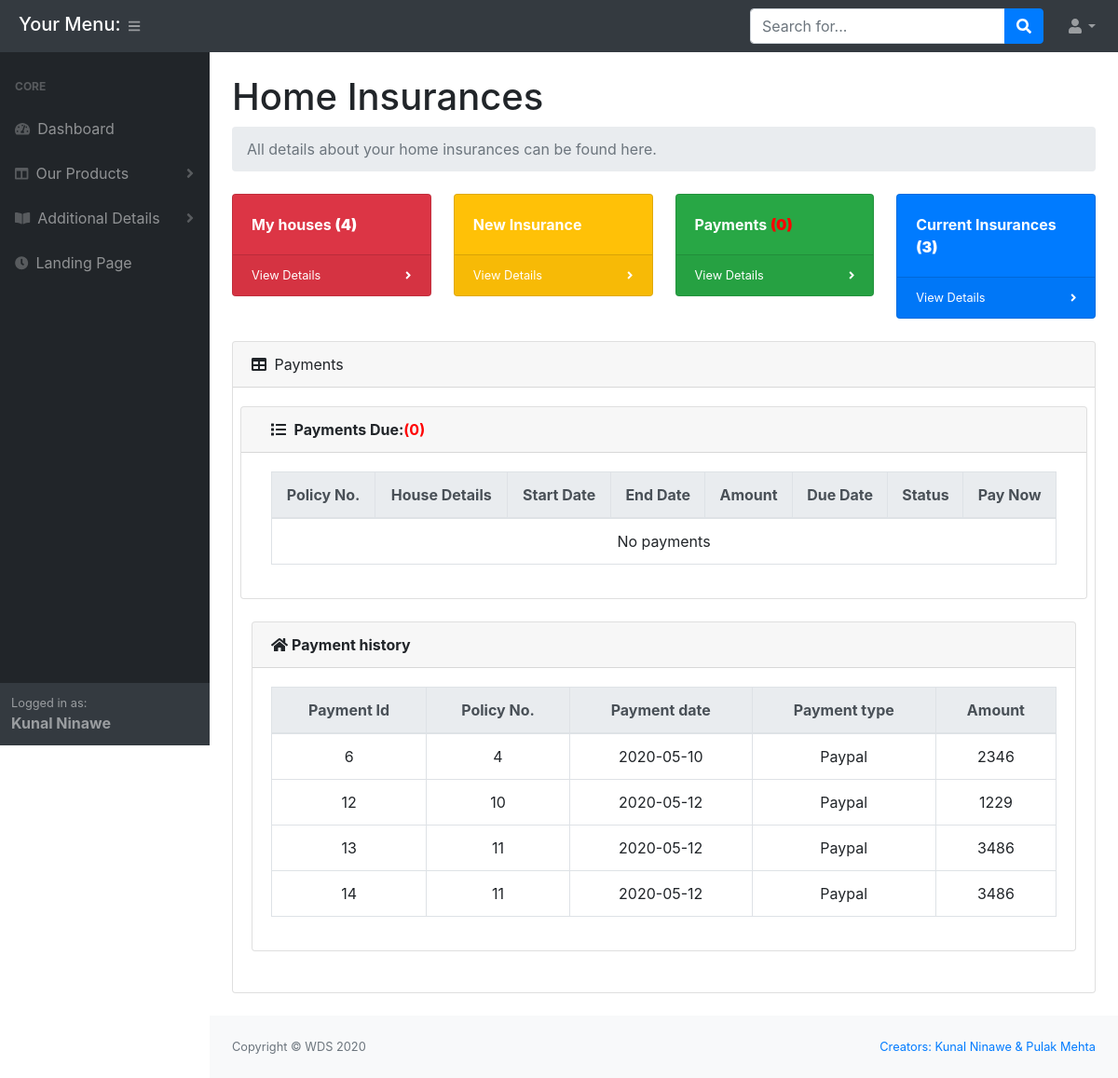
Page /customer/home_ins_payments.php (signed in) on the committed database.
### tables this page shows
CREATE TABLE IF NOT EXISTS `cust_details` (
  `cust_id` int(11) NOT NULL AUTO_INCREMENT,
  `email` varchar(50) NOT NULL,
  `first_name` varchar(30) NOT NULL,
  `middle_name` varchar(30) DEFAULT NULL,
  `last_name` varchar(30) NOT NULL,
  `password` varchar(100) NOT NULL,
  `address` varchar(150) DEFAULT NULL,
  `gender` varchar(1) DEFAULT 'M',
  `marital_status` varchar(1) NOT NULL DEFAULT 'S',
  `cust_type` varchar(1) DEFAULT NULL,
  PRIMARY KEY (`cust_id`)
);

CREATE TABLE IF NOT EXISTS `home_ins_payments` (
  `payment_id` int(11) NOT NULL AUTO_INCREMENT,
  `payment_date` date DEFAULT NULL,
  `due_date` date NOT NULL,
  `amount` bigint(20) DEFAULT NULL,
  `payment_type` varchar(6) DEFAULT 'Check',
  `hinsid` int(11) NOT NULL COMMENT 'Foreign key giving all info about the insurance',
  `status` int(1) NOT NULL DEFAULT '0' COMMENT '0 means payment not done',
  PRIMARY KEY (`payment_id`)
);

### customer/functions.php (called while the page is built, shortened)
<?php
	function showCustDetails($email){
		global $conn;
		$email = mysqli_real_escape_string($conn, $email);
		$sql = "SELECT * FROM cust_details WHERE email='$email'";
		$result = mysqli_query($conn,$sql);
		$array = mysqli_fetch_array($result);
	    if(isset($array)){
	    	return $array;
	    }
	    else{
	    	return 0;
	    }
	}
	function getCurrentMonthPaymentCount($email){
		global $conn;
		$sql = "SELECT * FROM home_ins_payments WHERE status = '0' AND hinsid IN(
			SELECT hinsid FROM home_ins WHERE cust_id=(
				SELECT cust_id FROM cust_details WHERE email='$email')
		) ORDER BY hinsid asc";
		$query = mysqli_query($conn, $sql);
		$rows = mysqli_num_rows($query);
		if($rows>0){
			return $rows;
		}
		else{
			return 0;
		}
	}
	function showPaymentHistory($email){
		global $conn;
		$sql = "SELECT * FROM home_ins_payments WHERE hinsid IN(
			SELECT hinsid FROM home_ins WHERE cust_id =(
				SELECT cust_id FROM cust_details WHERE email='$email'
			)) AND status='1'";
		$query = mysqli_query($conn, $sql);
		$rows = mysqli_num_rows($query);
		if($rows>0){
			return $query;
		}
		else{
			return false;
		}
	}

### customer/home_ins_payments.php (the view, shortened to what this page needs)
<!DOCTYPE html>
<html>
<head>
</head>
<body class="sb-nav-fixed">
	<?php
	require_once 'header.php';
	?>
	<div id="layoutSidenav_content">
		<?php
		require_once 'home_ins_header.php';
	?>
	<?php
		$paymentsThisMonth = 0;
	?>
		<div class="home_ins_content">
			<div class="card mb-4">
				<div class="card-header"><i class="fas fa-table mr-1"></i> Payments</div>
				<div class="card-body">
					<div class="row">
						<div class="col-xl-12 col-md-12">
							<div class="row">
								<div class="card mb-4 col-md-12">
									<div class="card-header row">
	 								<div class="col-md-5">
									 <i class="fas fa-list mr-1"></i> <b>Payments Due:</b><b style="color:red">(<?php echo getCurrentMonthPaymentCount($_SESSION['email']); ?>)</b>
									 </div>
								</div>
									<div class="card-body">
										<div class="table-responsive">
									 <table id="invoice_details" class="table table-bordered table-hover text-center">
									 	<thead class="thead-light">
										<tr>
											<th>Policy No.</th>
											<th>House Details</th>
											<th>Start Date</th>
											<th>End Date</th>
											<th>Amount</th>
											<th>Due Date</th>
											<th>Status</th>
											<th>Pay Now</th>
										</tr>
									</thead>
									<tbody>
							<?php
							if($paymentsThisMonth==0){
								echo "<tr>
										<td colspan='8'>No payments</td>
									  </tr>";
							}
							?>
							</tbody>
										</table>
									 </div>
									</div>
								</div>
							</div>
						</div>
						<div class="col-xl-12">
							<div class="card mb-4">
								<div class="card-header"><i class="fas fa-home mr-1"></i><b>Payment history</b> </div>
								<div class="card-body">
									<div class="table-responsive">
								 <table id="Payment" class="table table-bordered table-hover text-center">
										<thead class="thead-light">
											<tr>
												<th>Payment Id</th>
												<th>Policy No.</th>
												<th>Payment date</th>
												<th>Payment type</th>
												<th>Amount</th>
											</tr>
										</thead>
										<tbody>
										<?php
											$res2 = showPaymentHistory($_SESSION['email']);
											if($res2 == false){
												echo "
													<tr>
														<td colspan='5'>No Payments made yet!</td>
													</tr>
												";
											}
											else{
												while($row2 = mysqli_fetch_array($res2)){
													echo "
													<tr>
														<td>".$row2['payment_id']."</td>
														<td>".$row2['hinsid']."</td>
														<td>".$row2['payment_date']."</td>
														<td>".$row2['payment_type']."</td>
														<td>".$row2['amount']."</td>
													</tr>
													";
												}
											}
										?>
										</tbody>
									</table>
								</div>
								</div>
							</div>
						</div>
					</div>
				</div>
			</div>
	</div>
	</main>
	<?php
	require_once 'footer.php';
	?>
	</div>
</body>
</html>

### customer/header.php (shortened to what this page needs)
<?php
require_once 'functions.php';
 ?>
<!DOCTYPE html>
<html>
<head>
    <link href="css/styles.css" rel="stylesheet" />
    <link href="https://cdn.datatables.net/1.10.20/css/dataTables.bootstrap4.min.css" rel="stylesheet" />
</head>
<body class="sb-nav-fixed">
	<nav class="sb-topnav navbar navbar-expand navbar-dark bg-dark">
            <h5 style="color:white;margin-left: 20px;margin-top: 3px;">Your Menu:</h5>
            <button class="btn btn-link btn-sm order-1 order-lg-0" id="sidebarToggle" href="#"><i class="fas fa-bars"></i></button>
            <form class="d-none d-md-inline-block form-inline ml-auto mr-0 mr-md-3 my-2 my-md-0">
                <div class="input-group">
                    <input class="form-control" type="text" placeholder="Search for..." aria-label="Search" aria-describedby="basic-addon2" />
                    <div class="input-group-append">
                        <button class="btn btn-primary" type="button"><i class="fas fa-search"></i></button>
                    </div>
                </div>
            </form>
            <ul class="navbar-nav ml-auto ml-md-0">
                <li class="nav-item dropdown">
                    <a class="nav-link dropdown-toggle" id="userDropdown" href="#" role="button" data-toggle="dropdown" aria-haspopup="true" aria-expanded="false"><i class="fas fa-user fa-fw"></i></a>
                </li>
            </ul>
        </nav>
        <div id="layoutSidenav">
            <div id="layoutSidenav_nav">
                <nav class="sb-sidenav accordion sb-sidenav-dark" id="sidenavAccordion">
                    <div class="sb-sidenav-menu">
                        <div class="nav">
                            <div class="sb-sidenav-menu-heading">Core</div>
                            <a class="nav-link" href="index.php"
                                ><div class="sb-nav-link-icon"><i class="fas fa-tachometer-alt"></i></div>
                                Dashboard</a>
                            <a class="nav-link collapsed" href="#" data-toggle="collapse" data-target="#collapseLayouts" aria-expanded="false" aria-controls="collapseLayouts"
                                ><div class="sb-nav-link-icon"><i class="fas fa-columns"></i></div>
                                Our Products
                                <div class="sb-sidenav-collapse-arrow"><i class="fas fa-angle-down"></i></div
                            ></a>
                            <a class="nav-link collapsed" href="#" data-toggle="collapse" data-target="#collapsePages" aria-expanded="false" aria-controls="collapsePages"
                                ><div class="sb-nav-link-icon"><i class="fas fa-book-open"></i></div>
                                Additional Details
                                <div class="sb-sidenav-collapse-arrow"><i class="fas fa-angle-down"></i></div
                            ></a>
                            <a class="nav-link" href="../index.php">
                                <div class="sb-nav-link-icon">
                                    <i class="fas fa-clock"></i>
                                </div>
                                Landing Page
                            </a>
                        </div>
                    </div>
                    <div class="sb-sidenav-footer">
                        <div class="small">Logged in as:</div>
                        <b>
                            <?php
                                    $result = showCustDetails($_SESSION['email']);
                                    echo $result['first_name']. " " . $result['last_name'];
                             ?>
                        </b>
                    </div>
                </nav>
            </div>
</body>
</html>

### customer/home_ins_payments.php (style rules this page uses)
#tableHouse tr td, th { text-align: center; padding: 10px; }

### rows in the picture
cust_details: first_name "Kunal", last_name "Ninawe"
home_ins_payments: payment_id "6", hinsid "4", payment_date "2020-05-10", payment_type "Paypal", amount "2346"
home_ins_payments: payment_id "12", hinsid "10", payment_date "2020-05-12", payment_type "Paypal", amount "1229"
home_ins_payments: payment_id "13", hinsid "11", payment_date "2020-05-12", payment_type "Paypal", amount "3486"
home_ins_payments: payment_id "14", hinsid "11", payment_date "2020-05-12", payment_type "Paypal", amount "3486"

### other values in the picture
getHouseCount($_SESSION['email']) "4"
getCurrentMonthPaymentCount($_SESSION['email']) "0"
getInsuranceCount($_SESSION['email']) "3"
